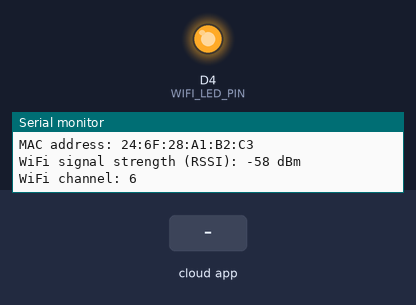
A program run on a simulated ESP8266 (NodeMCU). Parts: output pins drawn as LEDs (lit = HIGH), the last lines printed to the serial monitor. Inputs (shaded band) come from the test bench. WiFi joins after 1.5 s; servers stay silent unless stated; a WiFi scan finds three made-up networks; pins used as bus, display or sensor lines are not drawn.

Above: at 1.7 s.
At 4.8 s:
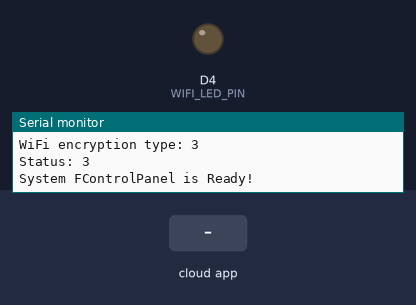
4.9 s: the phone or cloud app sets 6a23b0e5977a0619a7540e67 to 1
6.4 s: the phone or cloud app sets 6a23b0ba977a0619a7540e3a to 1
Timing chart, 0 to 9.4 s (numbered marks = the images above; inputs shaded):
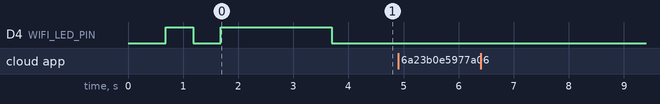

The program:

main.cpp
```cpp
#include <ESP8266WiFi.h>
#include <SinricPro.h>
#include <SinricProSwitch.h>

#define WIFI_SSID         "Brownyrollz_IoT"
#define WIFI_PASS         "Kittisak20z@"
#define APP_KEY           "6c354318-e37c-4093-bbec-48bb940b48f1"
#define APP_SECRET        "50ec4cd4-d04f-4efa-84b2-b655cabda4bc-60d8f1be-3eb3-41ef-8421-be7079d63c91"
#define RESET_SWITCH_ID   "6a23b0e5977a0619a7540e67"
#define POWER_SWITCH_ID   "6a23b0ba977a0619a7540e3a"
#define RESET_PIN         D5
#define POWER_PIN         D6
#define WIFI_LED_PIN      2

unsigned long lastWiFiCheckTime = 0;
unsigned long lastBlinkTime = 0;
const unsigned long wifiCheckInterval = 10000;

// --------------------------------------------------------
// ฟังก์ชันสำหรับกดปุ่ม Reset (D5)
bool onResetState(const String &deviceId, bool &state) {
  if (state) {
    Serial.println("Pressing RESET button...");
    digitalWrite(RESET_PIN, LOW);
    delay(500);
    digitalWrite(RESET_PIN, HIGH);
    state = false;
    return true;
  }
  return true;
}

// --------------------------------------------------------
// ฟังก์ชันสำหรับกดปุ่ม Power (D6)
bool onPowerState(const String &deviceId, bool &state) {
  if (state) { // ถ้ากด "เปิด" ในแอป
    Serial.println("Pressing POWER button...");
    digitalWrite(POWER_PIN, LOW);  // สั่ง LOW ให้ PNP ทำงาน (Relay ON)
    delay(500);                    // หน่วงเวลา 0.5 วินาที (จำลองการเอานิ้วกด)
    digitalWrite(POWER_PIN, HIGH); // สั่ง HIGH ให้ PNP หยุด (Relay OFF)

    state = false; // เด้งปุ่มในแอปกลับไปเป็น OFF
    return true;
  }
  return true;
}

void setup() {
  Serial.begin(115200);
  Serial.println(F(R"EOF(
 _______   __        __  __    __  __      __        ________   ______                        __                          __                                        __
|       \ |  \  _  |  \|  \  |  \|  \    /  \      |        \ /      \                      |  \                        |  \                                       |  \
| $$$$$$$\| $$ / \ | $$| $$\ | $$ \$$\  /  $$      | $$$$$$$$|  $$$$$$\  ______   _______  _| $$_      ______    ______ | $$  ______    ______   _______    ______ |  $$
| $$__/ $$| $$/  $\| $$| $$$\| $$  \$$\/  $$       | $$__    | $$   \$$ /      \ |       \|   $$ \    /      \  /      \| $$ /      \  |      \ |       \  /      \|  $$
| $$    $$| $$ $$$\  $$| $$$$\ $$   \$$  $$        | $$  \   | $$      |  $$$$$$\| $$$$$$$\\$$$$$$  |  $$$$$$\|  $$$$$$\| $$|  $$$$$$\ \$$$$$$\| $$$$$$$\|  $$$$$$\|  $$
| $$$$$$$\| $$ $$\$$\$$| $$\$$ $$    \$$$$         | $$$$$   | $$   __ | $$  | $$| $$  | $$ | $$ __ | $$   \$$| $$  | $$| $$| $$  | $$ /      $$| $$  | $$| $$    $$| $$
| $$__/ $$| $$$$  \$$$$| $$ \$$$$    | $$          | $$      | $$__/  \| $$__/ $$| $$  | $$ | $$|  \| $$      | $$__/ $$| $$| $$__/ $$|  $$$$$$$| $$  | $$| $$$$$$$$| $$
| $$    $$| $$$    \$$$| $$  \$$$    | $$          | $$       \$$    $$ \$$    $$| $$  | $$  \$$  $$| $$       \$$    $$| $$| $$    $$ \$$    $$| $$  | $$ \$$     \| $$
 \$$$$$$$  \$$      \$$ \$$   \$$     \$$           \$$        \$$$$$$   \$$$$$$  \$$   \$$   \$$$$  \$$        \$$$$$$  \$$| $$$$$$$   \$$$$$$$ \$$   \$$  \$$$$$$$ \$$
                                                                                                                            | $$
                                                                                                                            | $$
                                                                                                                             \$$
  )EOF"));

  Serial.println("\n=========================================");
  Serial.println(" Brownyrollz System is Booting...  ");
  Serial.println(" Initializing Server Control Panel...  ");
  Serial.println("=========================================\n");

  pinMode(RESET_PIN, OUTPUT);
  pinMode(POWER_PIN, OUTPUT);
  pinMode(WIFI_LED_PIN, OUTPUT);
  digitalWrite(RESET_PIN, LOW);
  digitalWrite(POWER_PIN, LOW);

  WiFi.setAutoReconnect(true);
  WiFi.persistent(true);

  WiFi.begin(WIFI_SSID, WIFI_PASS);
  Serial.print("Bwny ESP Connecting to WiFi");
  while (WiFi.status() != WL_CONNECTED) {
    Serial.print(".");
    delay(500);
    digitalWrite(WIFI_LED_PIN, !digitalRead(WIFI_LED_PIN)); // กระพริบ LED ขณะรอการเชื่อมต่อครั้งแรก
  }

  Serial.println("\nBwny ESP WiFi connected!");
  Serial.println("IP address: " + WiFi.localIP().toString());
  Serial.println("MAC address: " + WiFi.macAddress());
  Serial.println("WiFi signal strength (RSSI): " + String(WiFi.RSSI()) + " dBm");
  Serial.println("WiFi channel: " + String(WiFi.channel()));
  Serial.println("WiFi encryption type: " + String(WiFi.encryptionType(WiFi.scanNetworks())));
  Serial.println("Status: " + String(WiFi.status()));
  Serial.println("System FControlPanel is Ready!\n");

  SinricProSwitch& resetSwitch = SinricPro[RESET_SWITCH_ID];
  resetSwitch.onPowerState(onResetState);

  SinricProSwitch& powerSwitch = SinricPro[POWER_SWITCH_ID];
  powerSwitch.onPowerState(onPowerState);

  SinricPro.begin(APP_KEY, APP_SECRET);
}

void loop() {
  unsigned long currentMillis = millis();

  // ตรวจสอบสถานะ WiFi
  if (WiFi.status() != WL_CONNECTED) {
    if (currentMillis - lastBlinkTime >= 500) {
      digitalWrite(WIFI_LED_PIN, !digitalRead(WIFI_LED_PIN));
      lastBlinkTime = currentMillis;
    }

    if (currentMillis - lastWiFiCheckTime >= wifiCheckInterval) {
      Serial.println("WiFi connection lost. Attempting to reconnect...");
      WiFi.reconnect(); // สั่งให้เชื่อมต่อใหม่
      lastWiFiCheckTime = currentMillis;
    }
  } else {
    digitalWrite(WIFI_LED_PIN, LOW);
    SinricPro.handle();
  }
}
```
